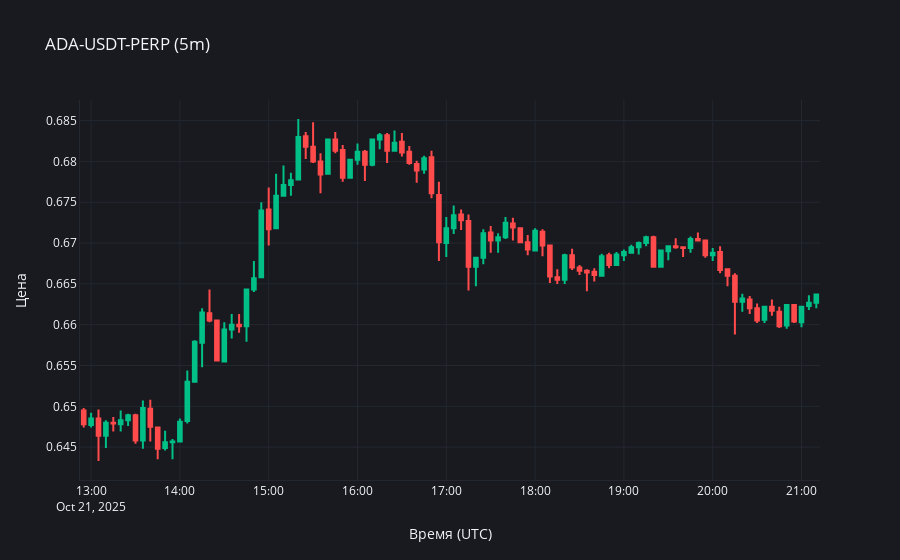

The notebook cell saved with this chart:
### Code cell
# Пример: последние 100 свечей из материализованной витрины
show_recent_chart(
    table_name='candles_5m',
    exchange='BINANCE_FUTURES',
    symbol='ADA-USDT-PERP',
    interval=None,
    limit=100,
    client_kwargs=CLIENT_KWARGS,
)
